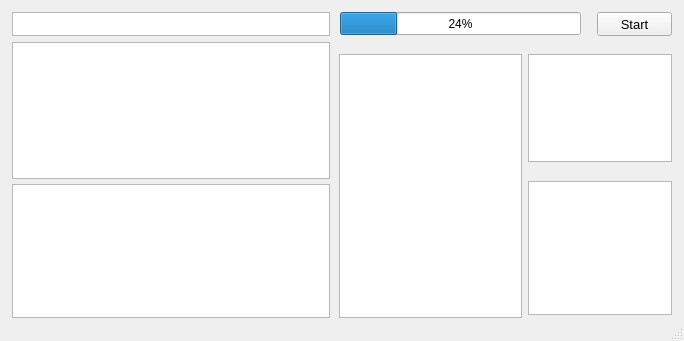
<?xml version="1.0" encoding="UTF-8"?>
<ui version="4.0">
 <class>MovieJacket</class>
 <widget class="QMainWindow" name="MovieJacket">
  <property name="geometry">
   <rect>
    <x>0</x>
    <y>0</y>
    <width>684</width>
    <height>341</height>
   </rect>
  </property>
  <property name="windowTitle">
   <string>MovieJacket</string>
  </property>
  <widget class="QWidget" name="FenetreCentrale">
   <widget class="QTextEdit" name="textBox1">
    <property name="geometry">
     <rect>
      <x>12</x>
      <y>12</y>
      <width>318</width>
      <height>24</height>
     </rect>
    </property>
    <property name="font">
     <font>
      <family>Arial</family>
      <pointsize>8</pointsize>
     </font>
    </property>
   </widget>
   <widget class="QListView" name="listBox1">
    <property name="geometry">
     <rect>
      <x>12</x>
      <y>184</y>
      <width>318</width>
      <height>134</height>
     </rect>
    </property>
    <property name="font">
     <font>
      <family>Arial</family>
      <pointsize>8</pointsize>
     </font>
    </property>
   </widget>
   <widget class="QListView" name="listBox2">
    <property name="geometry">
     <rect>
      <x>339</x>
      <y>324</y>
      <width>333</width>
      <height>69</height>
     </rect>
    </property>
    <property name="font">
     <font>
      <family>Arial</family>
      <pointsize>8</pointsize>
     </font>
    </property>
   </widget>
   <widget class="QPushButton" name="button1">
    <property name="geometry">
     <rect>
      <x>597</x>
      <y>12</y>
      <width>75</width>
      <height>24</height>
     </rect>
    </property>
    <property name="font">
     <font>
      <family>Arial</family>
      <pointsize>10</pointsize>
     </font>
    </property>
    <property name="text">
     <string>Start</string>
    </property>
   </widget>
   <widget class="QListView" name="listBox3">
    <property name="geometry">
     <rect>
      <x>12</x>
      <y>324</y>
      <width>321</width>
      <height>69</height>
     </rect>
    </property>
   </widget>
   <widget class="QListView" name="listBox4">
    <property name="geometry">
     <rect>
      <x>339</x>
      <y>54</y>
      <width>183</width>
      <height>264</height>
     </rect>
    </property>
   </widget>
   <widget class="QListView" name="listBox5">
    <property name="geometry">
     <rect>
      <x>528</x>
      <y>54</y>
      <width>144</width>
      <height>108</height>
     </rect>
    </property>
   </widget>
   <widget class="QListView" name="listBox6">
    <property name="geometry">
     <rect>
      <x>528</x>
      <y>181</y>
      <width>144</width>
      <height>134</height>
     </rect>
    </property>
   </widget>
   <widget class="QListWidget" name="checkedListBox1">
    <property name="geometry">
     <rect>
      <x>12</x>
      <y>42</y>
      <width>318</width>
      <height>137</height>
     </rect>
    </property>
   </widget>
   <widget class="QProgressBar" name="progressBar1">
    <property name="geometry">
     <rect>
      <x>340</x>
      <y>12</y>
      <width>241</width>
      <height>23</height>
     </rect>
    </property>
    <property name="value">
     <number>24</number>
    </property>
   </widget>
  </widget>
  <widget class="QStatusBar" name="statusBar"/>
 </widget>
 <layoutdefault spacing="6" margin="11"/>
 <resources/>
 <connections/>
</ui>
